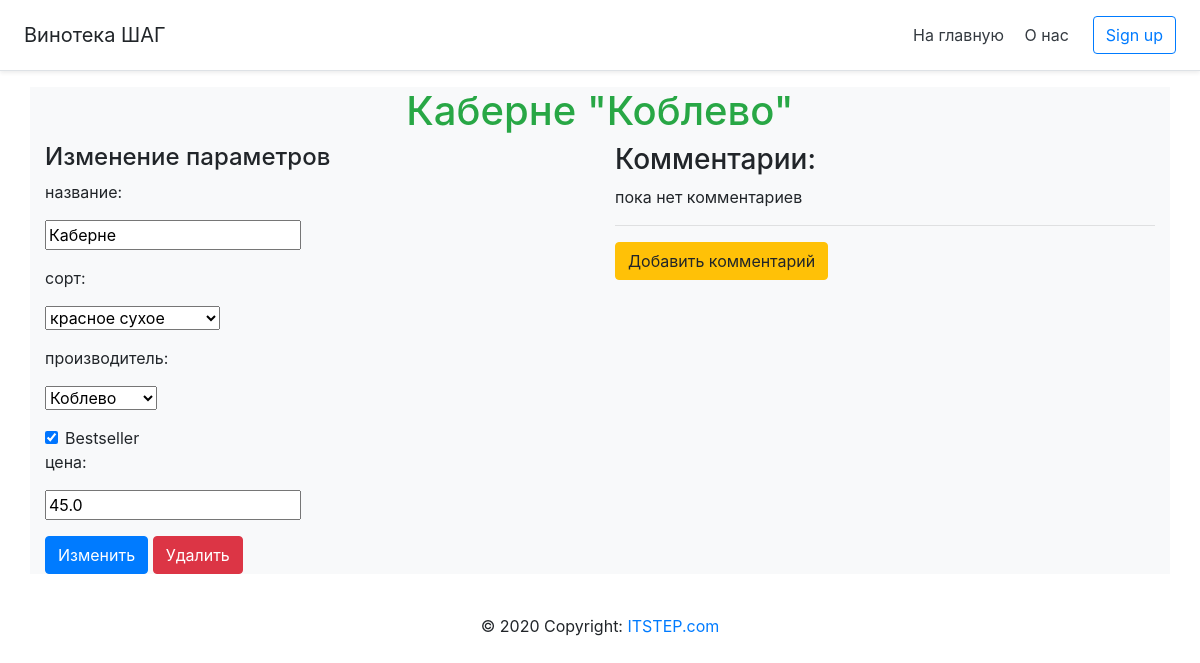
The page /vine/1 on the database its author committed.
### server.py (models this page shows)
class Vine(db.Model):
    __tablename__ = 'VINES'
    id = db.Column(db.Integer, primary_key=True)
    name = db.Column(db.String)
    price = db.Column(db.Float)
    sort_id = db.Column(db.Integer, db.ForeignKey('SORTS.id'))
    sort = db.relationship('Sort')
    producer_id = db.Column(db.Integer, db.ForeignKey('PRODUCERS.id'))
    producer = db.relationship('Producer')
    bestseller = db.Column(db.Integer, default=0)
    comments = db.relationship('Comment', cascade='all,delete-orphan')

class Producer(db.Model):
    __tablename__ = 'PRODUCERS'
    id = db.Column(db.Integer, primary_key=True)
    name = db.Column(db.String)
    vines = db.relationship('Vine')

### server.py (the view)
@app.route("/vine/<int:id>")
def vine(id):
    vine = Vine.query.get(id)
    sorts = Sort.query.all()
    producers = Producer.query.all()
    return render_template('vine.html',
                           vine=vine, sorts=sorts, producers=producers)

### templates/vine.html
{% extends 'base.html' %}
{% block content %}
<h1 class="text-center text-success">{{ vine.name }} "{{ vine.producer.name }}"</h1>
<div class="row">
    <div class="col-6">
        <h4>Изменение параметров</h4>
        <form method="post" action="{{ url_for('change_vine', id=vine.id) }}" onsubmit="return confirm('Вы уверены?');">
            <div class="form-group">
                <p>название:</p>
                <input type="text" name="name" value="{{ vine.name }}">
            </div>
            <div class="form-group">
                <p>сорт:</p>
                <select name="sort">
                    {% for sort in sorts %}
                    {% set selected = 'selected' if sort.id == vine.sort.id else '' %}
                    <option value="{{ sort.id }}" {{selected}}>{{ sort.name }}</option>
                    {% endfor %}
                </select>
            </div>
            <div class="form-group">
                <p>производитель:</p>
                <select name="producer">
                    {% for producer in producers %}
                    {% set selected = 'selected' if producer.id == vine.producer.id else '' %}
                    <option value="{{ producer.id }}" {{selected}}>{{ producer.name }}</option>
                    {% endfor %}
                </select>
            </div>
            <div class="form-check">
                {% set checked = 'checked' if vine.bestseller else '' %}
                <input class="form-check-input" name="bestseller" type="checkbox" id="defaultCheck1" value = "" {{ checked }}>
                <label class="form-check-label" for="defaultCheck1">Bestseller</label>
            </div>
            <div class="form-group">
                <p>цена:</p>
                <input type="number" step="0.01" value="{{ vine.price }}" name="price">
            </div>
            <button type="submit" class="btn btn-primary">Изменить</button>
            <a href="{{ url_for('delete', id = vine.id ) }}" class="btn btn-danger">Удалить</a>
        </form>
    </div>
    <div class="col-6">
        <h3>Комментарии:</h3>
        {% if vine.comments %}
            {% for comment in vine.comments %}
            <p>
                {{ comment.text }}
                ({{ comment.name }})
                {{ comment.email }}
            </p>
            {% endfor %}
        {% else %}
            <p>пока нет комментариев</p>
        {% endif %}
        <hr>
        <a href="{{ url_for('comment', id = vine.id) }}" class="btn  btn-warning text-center">Добавить комментарий</a>
    </div>
</div>
{% endblock %}

### rows shown on the page
Vine: name "Каберне", price "45.0"
Producer: producer.name "Коблево"

### other values the page prints
form field sort "красное сухое"
form field producer "Коблево"
